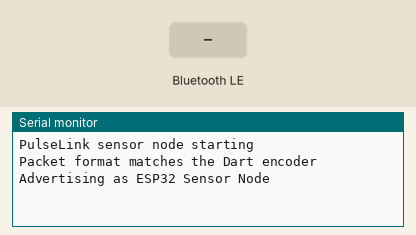
Simulated run of this sketch. Board: ESP32. Parts: the last lines printed to the serial monitor. The test bench sets the inputs (shaded band). Nothing arrives over Bluetooth unless stated; a phone connects over Bluetooth LE 3 s after start.

Above: at 1.2 s.
1.3 s: Bluetooth LE write "1" received
At 1.8 s:
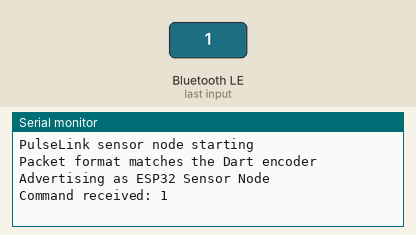
4.3 s: Bluetooth LE write "0" received
At 5.3 s:
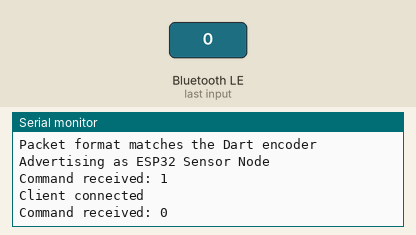
5.8 s: Bluetooth LE write "2" received
At 6.4 s:
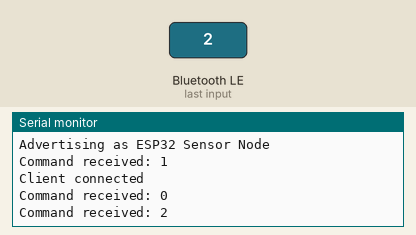

The sketch:

esp32_sensor_node.ino
```cpp
/*
 * PulseLink - ESP32 sensor node
 *
 * Advertises the PulseLink telemetry service and streams the very same 41 byte
 * packet the Dart parser expects. Keep this file in sync with
 * lib/features/bluetooth/domain/models/telemetry_frame.dart
 * and lib/core/constants/ble_constants.dart
 *
 * Hardware : ESP32 (any 38 pin dev board)
 * Library  : NimBLE-Arduino 2.x
 * IDE      : Arduino IDE with the ESP32 board package
 */

#include <Arduino.h>
#include <NimBLEDevice.h>

// ---------------------------------------------------------------------------
// Packet layout - must match the Dart implementation
// ---------------------------------------------------------------------------
static const uint8_t PACKET_MAGIC = 0xA5;
static const uint8_t PACKET_VERSION = 0x01;
static const size_t PACKET_LENGTH = 41;
static const size_t CHECKSUM_OFFSET = 39;

static const uint8_t FLAG_MOVING = 0x01;
static const uint8_t FLAG_LOW_BATTERY = 0x02;
static const uint8_t FLAG_CHARGING = 0x04;

// ---------------------------------------------------------------------------
// GATT profile
// ---------------------------------------------------------------------------
static const char *SERVICE_UUID = "f0a1c000-1a2b-4c3d-8e9f-001122334455";
static const char *TELEMETRY_UUID = "f0a1c001-1a2b-4c3d-8e9f-001122334455";
static const char *COMMAND_UUID = "f0a1c002-1a2b-4c3d-8e9f-001122334455";
static const char *DEVICE_INFO_UUID = "f0a1c003-1a2b-4c3d-8e9f-001122334455";

static const char *DEVICE_NAME = "ESP32 Sensor Node";
static const uint32_t PUBLISH_INTERVAL_MS = 200;  // 5 Hz

NimBLEServer *gServer = nullptr;
NimBLECharacteristic *gNotifyCharacteristic = nullptr;

uint16_t gSequence = 0;

// One telemetry sample.
struct Telemetry {
  uint16_t sequence;
  float accelX, accelY, accelZ;
  float gyroX, gyroY, gyroZ;
  float temperature;
  float speed;
  uint16_t battery;
  bool moving;
  bool charging;
};

// Sensor state. Replace the loop body with real readings.
Telemetry gSample = {
    /* sequence   */ 0,
    /* accelX     */ 0.42f,
    /* accelY     */ 0.0f,
    /* accelZ     */ 9.81f,
    /* gyroX      */ 1.24f,
    /* gyroY      */ 0.0f,
    /* gyroZ      */ 0.0f,
    /* temperature*/ 31.5f,
    /* speed      */ 18.0f,
    /* battery    */ 87,
    /* moving     */ true,
    /* charging   */ false,
};

// --- Battery ---------------------------------------------------------------
// Wire the cell through a 2:1 divider to an ADC1 pin (GPIO36 = ADC1_0) and
// define BATTERY_ADC_PIN below. Without a divider the node reports a fixed
// level rather than a made up one.
#ifdef BATTERY_ADC_PIN
float readBatteryPercent() {
  float volts = analogReadMilliVolts(BATTERY_ADC_PIN) / 1000.0f * 2.0f;
  float percent = (volts - 3.2f) / (4.2f - 3.2f) * 100.0f;
  return constrain(percent, 0.0f, 100.0f);
}
#else
float readBatteryPercent() { return 87.0f; }
#endif

// ---------------------------------------------------------------------------
// Little endian helpers
// ---------------------------------------------------------------------------
static void putUint16LE(uint8_t *buffer, size_t offset, uint16_t value) {
  buffer[offset] = (uint8_t)(value & 0xFF);
  buffer[offset + 1] = (uint8_t)((value >> 8) & 0xFF);
}

static void putFloat32LE(uint8_t *buffer, size_t offset, float value) {
  uint32_t bits;
  memcpy(&bits, &value, sizeof(bits));
  putUint16LE(buffer, offset, (uint16_t)(bits & 0xFFFF));
  putUint16LE(buffer, offset + 2, (uint16_t)(bits >> 16));
}

static uint16_t checksum(const uint8_t *buffer, size_t length) {
  uint16_t sum = 0;
  for (size_t i = 0; i < length; i++) {
    sum += buffer[i];
  }
  return sum & 0xFFFF;
}

// ---------------------------------------------------------------------------
// Packet builder
// ---------------------------------------------------------------------------
static void buildPacket(uint8_t *buffer, const Telemetry &t) {
  memset(buffer, 0, PACKET_LENGTH);

  buffer[0] = PACKET_MAGIC;
  buffer[1] = PACKET_VERSION;

  uint8_t flags = 0;
  if (t.moving) flags |= FLAG_MOVING;
  if (t.battery < 20) flags |= FLAG_LOW_BATTERY;
  if (t.charging) flags |= FLAG_CHARGING;
  buffer[2] = flags;

  putUint16LE(buffer, 3, t.sequence);
  putFloat32LE(buffer, 5, t.accelX);
  putFloat32LE(buffer, 9, t.accelY);
  putFloat32LE(buffer, 13, t.accelZ);
  putFloat32LE(buffer, 17, t.gyroX);
  putFloat32LE(buffer, 21, t.gyroY);
  putFloat32LE(buffer, 25, t.gyroZ);
  putFloat32LE(buffer, 29, t.temperature);
  putFloat32LE(buffer, 33, t.speed);
  putUint16LE(buffer, 37, t.battery);

  putUint16LE(buffer, CHECKSUM_OFFSET, checksum(buffer, CHECKSUM_OFFSET));
}

// The golden packet: the same 41 bytes the Dart encoder and the Python GATT
// server produce. The sketch checks itself against it on boot, so the three
// implementations cannot drift apart unnoticed.
static const uint8_t GOLDEN_PACKET[PACKET_LENGTH] = {
    0xA5, 0x01, 0x01, 0x2A, 0x00, 0x3D, 0x0A, 0xD7, 0x3E, 0x00, 0x00, 0xA0,
    0xBF, 0xC3, 0xF5, 0x1C, 0x41, 0x52, 0xB8, 0x9E, 0x3F, 0x00, 0x00, 0x00,
    0x3F, 0x00, 0x00, 0x80, 0xBE, 0x00, 0x00, 0xFC, 0x41, 0x00, 0x00, 0x92,
    0x41, 0x57, 0x00, 0x6C, 0x0B};

static void checkPacketFormat() {
  Telemetry golden = gSample;
  golden.sequence = 42;
  golden.accelX = 0.42f;
  golden.accelY = -1.25f;
  golden.accelZ = 9.81f;
  golden.gyroX = 1.24f;
  golden.gyroY = 0.50f;
  golden.gyroZ = -0.25f;
  golden.temperature = 31.5f;
  golden.speed = 18.25f;
  golden.battery = 87;
  golden.moving = true;
  golden.charging = false;

  uint8_t packet[PACKET_LENGTH];
  buildPacket(packet, golden);

  if (memcmp(packet, GOLDEN_PACKET, PACKET_LENGTH) == 0) {
    Serial.println("Packet format matches the Dart encoder");
  } else {
    Serial.println("WARNING: packet format differs from the Dart encoder");
  }
}

// ---------------------------------------------------------------------------
// Callbacks
// ---------------------------------------------------------------------------
class ServerCallbacks : public NimBLEServerCallbacks {
  void onConnect(NimBLEServer *server, NimBLEConnInfo &info) override {
    Serial.println("Client connected");
  }

  void onDisconnect(NimBLEServer *server, NimBLEConnInfo &info, int reason) override {
    Serial.printf("Client disconnected (%d), advertising again\n", reason);
    NimBLEDevice::startAdvertising();
  }
};

class CommandCallbacks : public NimBLECharacteristicCallbacks {
  void onWrite(NimBLECharacteristic *characteristic, NimBLEConnInfo &info) override {
    std::string value = characteristic->getValue();
    Serial.printf("Command received: %.*s\n", (int)value.length(), value.c_str());
  }
};

// ---------------------------------------------------------------------------
// Setup / loop
// ---------------------------------------------------------------------------
void setup() {
  Serial.begin(115200);
  Serial.println("PulseLink sensor node starting");
  checkPacketFormat();

  NimBLEDevice::init(DEVICE_NAME);
  // The 41 byte packet does not fit into the 23 byte default MTU.
  NimBLEDevice::setMTU(247);

  gServer = NimBLEDevice::createServer();
  gServer->setCallbacks(new ServerCallbacks());

  NimBLEService *service = gServer->createService(SERVICE_UUID);

  gNotifyCharacteristic = service->createCharacteristic(
      TELEMETRY_UUID, NIMBLE_PROPERTY::NOTIFY | NIMBLE_PROPERTY::READ);

  NimBLECharacteristic *command = service->createCharacteristic(
      COMMAND_UUID, NIMBLE_PROPERTY::WRITE | NIMBLE_PROPERTY::WRITE_NR);
  command->setCallbacks(new CommandCallbacks());

  NimBLECharacteristic *info = service->createCharacteristic(
      DEVICE_INFO_UUID, NIMBLE_PROPERTY::READ);
  info->setValue("PulseLink ESP32 Node");

  service->start();

  NimBLEAdvertising *advertising = NimBLEDevice::getAdvertising();
  advertising->addServiceUUID(SERVICE_UUID);
  advertising->setName(DEVICE_NAME);
  advertising->enableScanResponse(true);

  NimBLEDevice::startAdvertising();
  Serial.printf("Advertising as %s\n", DEVICE_NAME);
}

void loop() {
  static uint32_t lastPublish = 0;
  uint32_t now = millis();

  if (now - lastPublish < PUBLISH_INTERVAL_MS) {
    delay(5);
    return;
  }
  lastPublish = now;

  // --- Replace with the real sensor readings ---------------------------
  float t = now / 1000.0f;
  gSample.sequence = gSequence++;
  gSample.accelX = 0.42f * sinf(t);
  gSample.accelY = 0.42f * cosf(t * 0.8f);
  gSample.accelZ = 9.81f;
  gSample.gyroX = 1.24f * sinf(t * 0.7f);
  gSample.gyroY = 0.60f * cosf(t * 0.5f);
  gSample.gyroZ = 0.10f * sinf(t * 0.3f);
  gSample.temperature = 32.0f + 2.0f * sinf(t / 10.0f);
  gSample.speed = 18.0f + 6.0f * sinf(t / 5.0f);
  gSample.battery = (uint16_t)readBatteryPercent();
  gSample.moving = gSample.speed > 1.0f;
  // Set this from a charger detect pin if the node has one.
  gSample.charging = false;

  if (gServer->getConnectedCount() > 0) {
    uint8_t packet[PACKET_LENGTH];
    buildPacket(packet, gSample);
    gNotifyCharacteristic->notify(packet, PACKET_LENGTH);
  }
}
```

Measured:
- after the input at 1.3 s, the serial monitor: prints a new line at once (image 1)
- after the input at 4.3 s, the serial monitor: prints a new line at once (image 2)
- after the input at 5.8 s, the serial monitor: prints a new line at once (image 3)
